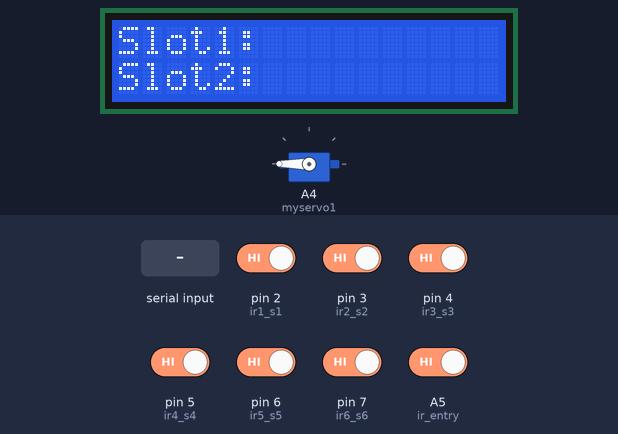
Bench run of a sketch on a simulated Arduino Uno, built with avr-gcc and run on an emulated ATmega328P. Shown: servo, 16×2 character LCD. The inputs (shaded band) are chosen by the test bench; at power-on: A5 (ir_entry), pin 2 (ir1_s1), pin 3 (ir2_s2), pin 4 (ir3_s3), pin 5 (ir4_s4), pin 6 (ir5_s5), pin 7 (ir6_s6) HIGH. What the sketch prints to the serial monitor is not drawn.

Above: at 4.3 s.
4.4 s: A5 (ir_entry) driven LOW
At 7.9 s:
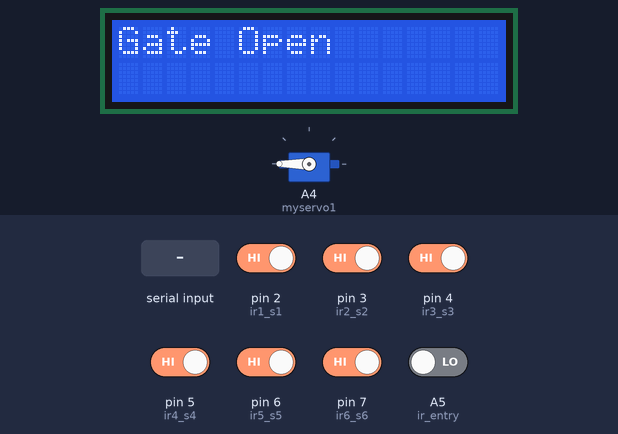
10.9 s: pin 2 (ir1_s1) driven LOW
At 12.9 s:
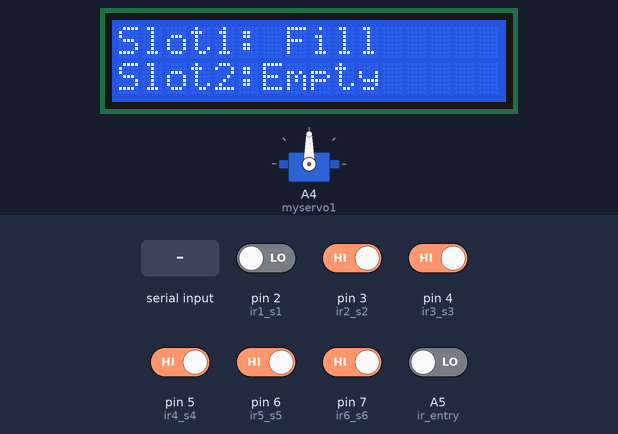
17.4 s: pin 3 (ir2_s2) driven LOW
At 21.7 s:
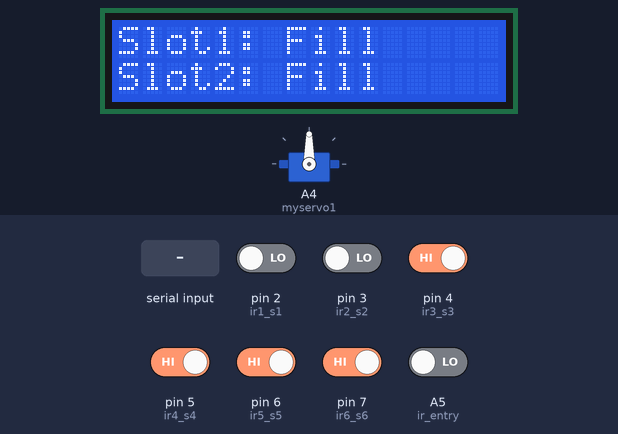
23.4 s: pin 5 (ir4_s4) driven LOW
At 26.9 s:
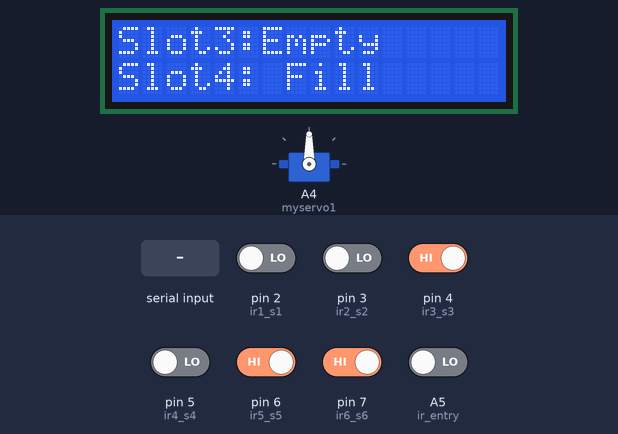
28.6 s: "c" received over Serial
At 33.1 s:
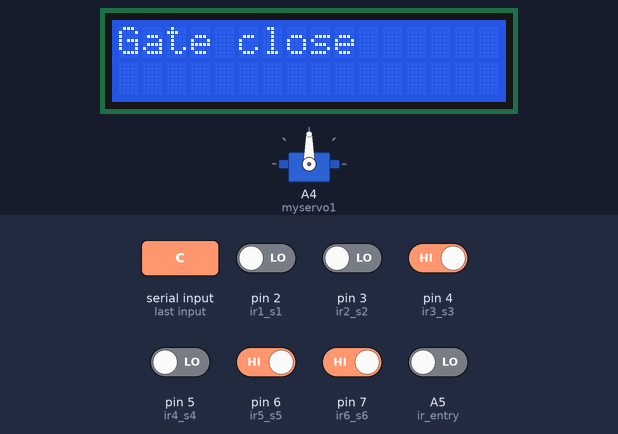
34.9 s: pin 4 (ir3_s3) driven LOW
At 40.5 s:
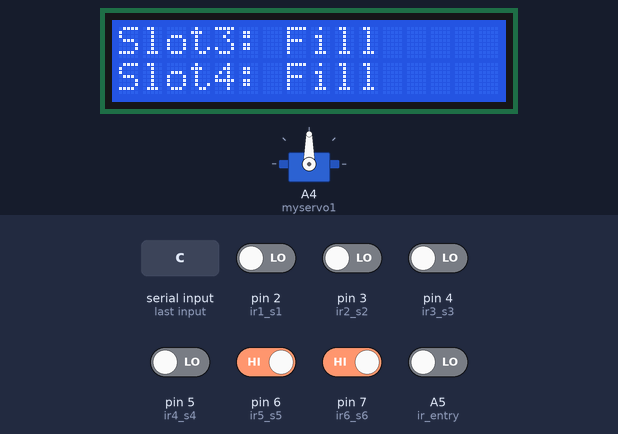
Timing chart, 0 to 42.0 s (numbered marks = the images above; inputs shaded):
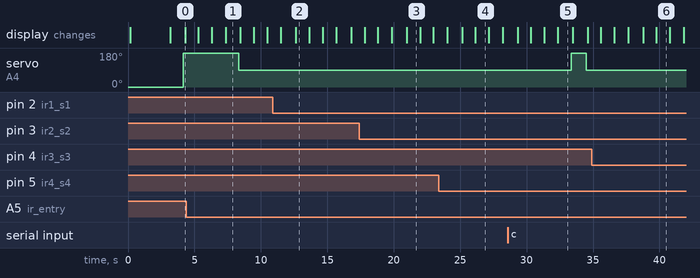

The sketch:

PROJECT-CODE.ino
```cpp
// include the library code:
#include <LiquidCrystal.h>
#include<stdio.h>
#include<string.h>
#include <Servo.h>
Servo myservo1;
const int ir1_s1 = 2;
const int ir2_s2 = 3;
const int ir3_s3 = 4;
const int ir4_s4 = 5;
const int ir5_s5 = 6;
const int ir6_s6 = 7;
 char inChar;
const int ir_entry = A5;
int pos = 0;
unsigned int i=0,check;
String slot_1,slot_2,slot_3,slot_4,slot_5,slot_6,gate_command;
int s1,s2,s3,s4,s5,s6;

// initialize the library with the numbers of the interface pins
LiquidCrystal lcd(13, 12, 11, 10, 9, 8);  // rs, rw, e , d d d5 d6 d7


void setup() {

   myservo1.attach(A4);
   myservo1.write(0);
   delay(100);
 //  myservo1.detach();
   pinMode(ir1_s1,INPUT); // sets the trigger pin as an input
   pinMode(ir2_s2,INPUT); // sets the trigger pin as an input
   pinMode(ir3_s3,INPUT); // sets the trigger pin as an input
   pinMode(ir4_s4,INPUT); // sets the trigger pin as an input
   pinMode(ir5_s5,INPUT); // sets the trigger pin as an input
   pinMode(ir6_s6,INPUT); // sets the trigger pin as an input
   pinMode(ir_entry,INPUT); // sets the trigger pin as an input

  Serial.begin(9600); // Starts the serial communication
  // set up the LCD's number of columns and rows:
  lcd.begin(16, 2);
  // Print a message to the LCD.
  lcd.setCursor(0, 0);

  lcd.print("Digital Car Parking");
  lcd.setCursor(0, 1);
  lcd.print("Slot");

  delay(1000);
  delay(1000);
  delay(1000);
  lcd.clear();

}

void loop()
{

   while (Serial.available() > 0)
   {
    inChar = Serial.read();
    if (inChar=='o')
    {
       lcd.clear();
  lcd.setCursor(0, 0);
  lcd.print("Gate Open");
  Serial.println("Gate Open");
  delay(1000);
   myservo1.attach(A4);  // attaches the servo on pin 9 to the servo object
          myservo1.write(90);
        delay(100);
 //         myservo1.detach();
          delay(15);
          lcd.clear();
    }

      if (inChar =='c')
      {

        lcd.clear();
      lcd.setCursor(0, 0);
      lcd.print("Gate close");
       Serial.println("Gate close");
      delay(1000);
       myservo1.attach(A4);  // attaches the servo on pin 9 to the servo object
              myservo1.write(180);
            delay(100);
        //      myservo1.detach();
              delay(15);

    lcd.clear();
      }

    }
  if(digitalRead(ir_entry)== false&& ((s1==false||s2==false||s3==false||s4==false||s5==false||s6==false)))
  {
   lcd.clear();
  lcd.setCursor(0, 0);
  lcd.print("Gate Open");
    Serial.println("Gate Open-slot available");
  delay(1000);
   myservo1.attach(A4);  // attaches the servo on pin 9 to the servo object
          myservo1.write(90);
        delay(100);
 //         myservo1.detach();
          delay(15);
          lcd.clear();

  }
  if((s1==true&&s2==true&&s3==true&&s4==true&&s5==true&&s6==true))
  {
  lcd.clear();
  lcd.setCursor(0, 0);
  lcd.print("Slot is Full");
   lcd.setCursor(0, 1);
  lcd.print("Gate close");
  Serial.println("Gate close-Slot is Full");
  delay(3000);
  myservo1.attach(A4);  // attaches the servo on pin 9 to the servo object
  myservo1.write(180);
        delay(100);
    //      myservo1.detach();
          delay(15);

lcd.clear();

  }

  if(digitalRead(ir_entry)== true)
  {
  lcd.clear();
  lcd.setCursor(0, 0);
  lcd.print("Gate close");
  Serial.println("Gate close");
  delay(1000);
   myservo1.attach(A4);  // attaches the servo on pin 9 to the servo object
          myservo1.write(180);
        delay(100);
    //      myservo1.detach();
          delay(15);

lcd.clear();
  }
  lcd.setCursor(0, 0);
  lcd.print("Slot1:");
  lcd.print(slot_1);
  lcd.setCursor(0, 1);
  lcd.print("Slot2:");
  lcd.print(slot_2);
  delay(1000);
  lcd.setCursor(0, 0);
  lcd.print("Slot3:");
  lcd.print(slot_3);
  lcd.setCursor(0, 1);
  lcd.print("Slot4:");
  lcd.print(slot_4);
   delay(1000);
  lcd.setCursor(0, 0);
  lcd.print("Slot5:");
  lcd.print(slot_5);
  lcd.setCursor(0, 1);
  lcd.print("Slot6:");
  lcd.print(slot_6);
  delay(1000);
  if(digitalRead(ir1_s1)== false)
  {
  slot_1=" Fill";
   Serial.println("Slot1: Full");
   s1= true;
  }
  if(digitalRead(ir1_s1)== true)
  {
  slot_1="Empty";
  Serial.println("Slot1: Empty");
   s1= false;
  }
    if(digitalRead(ir2_s2)== false)
  {
  slot_2=" Fill";
   Serial.println("Slot2: Full");
   s2= true;
  }
  if(digitalRead(ir2_s2)== true)
  {
  slot_2="Empty";
  s2= false;
  Serial.println("Slot2: Empty");
  }

    if(digitalRead(ir3_s3)== false)
  {
  slot_3=" Fill";
  s3= true;
   Serial.println("Slot3: Full");
  }
  if(digitalRead(ir3_s3)== true)
  {
  slot_3="Empty";
  s3= false;
  Serial.println("Slot3: Empty");
  }
     if(digitalRead(ir4_s4)== false)
  {
  slot_4=" Fill";
  s4= true;
   Serial.println("Slot4: Full");
  }
  if(digitalRead(ir4_s4)== true)
  {
  slot_4="Empty";
  s4= false;
  Serial.println("Slot4: Empty");
  }

     if(digitalRead(ir5_s5)== false)
  {
  slot_5=" Fill";
  s5= true;
   Serial.println("Slot5: Full");
  }
  if(digitalRead(ir5_s5)== true)
  {
  slot_5="Empty";
  s5= false;
  Serial.println("Slot5: Empty");
  }

  if(digitalRead(ir6_s6)== false)
  {
  slot_6=" Fill";
  s6= true;
   Serial.println("Slot6: Full");
  }
  if(digitalRead(ir6_s6)== true)
  {
  slot_6="Empty";
  s6= false;
  Serial.println("Slot6: Empty");
  }
}
```

Measured:
- after the input at 4.4 s, servo on A4 (myservo1): 180° → 90° after 3.9 s; the display: first differs from a run without the input after 2.9 s (image 1)
- after the input at 10.9 s, the display: first differs from a run without the input after 1.7 s (image 2)
- after the input at 17.4 s, the display: first differs from a run without the input after 3.6 s (image 3)
- after the input at 23.4 s, the display: first differs from a run without the input after 2.8 s (image 4)
- after the input at 28.6 s, servo on A4 (myservo1): 90° → 180° after 4.8 s, → 90° 1.1 s later; the display: first differs from a run without the input after 3.8 s (image 5)
- what the display in image 1 shows lasts 1.2 s, from 7.3 s to 8.5 s
- what the display in image 2 shows lasts 1.0 s, from 12.6 s to 13.6 s
